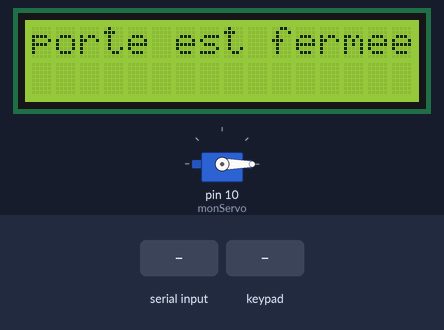
The sketch below on a simulated Arduino Uno, built with avr-gcc and run on an emulated ATmega328P. Parts: 16×2 character LCD, servo. The test bench sets the inputs (shaded band). What the sketch prints to the serial monitor is not drawn.

Above: at 1.2 s.
1.3 s: "porte\n" received over Serial
At 2.3 s:
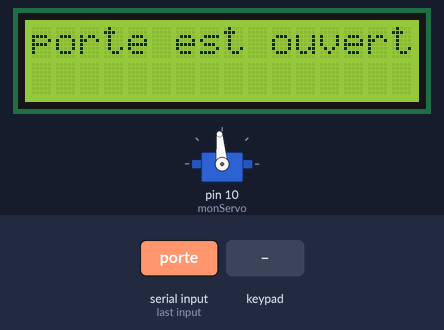
4.3 s: "aucune_participation\n" received over Serial
At 5.1 s:
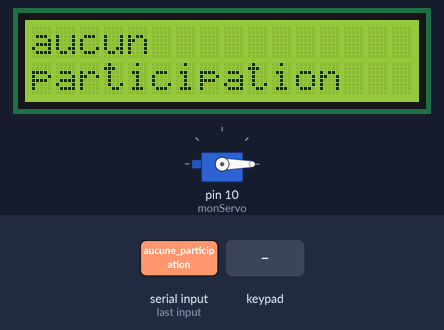
6.8 s: keypad keys 2 3 4 5 pressed 0.4 s apart
At 9.0 s:
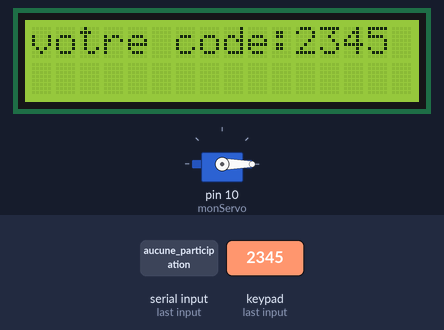
9.9 s: keypad keys 2 3 4 5 # pressed 0.4 s apart
At 12.0 s:
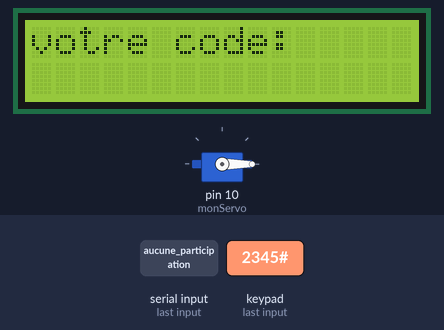
Timing chart, 0 to 13.5 s (numbered marks = the images above; inputs shaded):
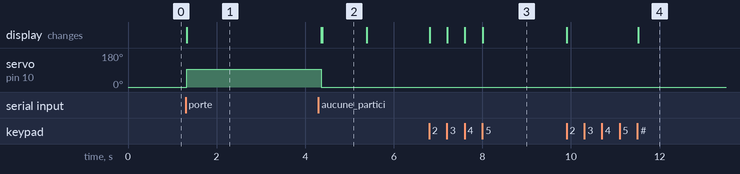

The sketch:

LcdServoKeypad.ino
```cpp
#include <Keypad.h>
#include <Wire.h>
#include <LiquidCrystal_I2C.h>
#include <Servo.h>


Servo monServo;

LiquidCrystal_I2C lcd(0x27, 16, 2);
const byte ROWS = 4; // Nombre de lignes
const byte COLS = 4; // Nombre de colonnes

// Définir les touches du clavier
char keys[ROWS][COLS] = {
    {'1', '2', '3', 'A'},
    {'4', '5', '6', 'B'},
    {'7', '8', '9', 'C'},
    {'*', '0', '#', 'D'}
};

// Définir les broches des lignes et des colonnes
byte rowPins[ROWS] = {2, 3, 4, 5}; // Connecté aux broches numériques 2-5
byte colPins[COLS] = {6, 7, 8, 9}; // Connecté aux broches numériques 6-9

// Initialiser le clavier
Keypad keypad = Keypad(makeKeymap(keys), rowPins, colPins, ROWS, COLS);

// Variable pour stocker l'entrée
char inputNumber[9]; // Longueur de 9 pour les 8 chiffres + 1 pour le caractère nul
int inputIndex = 0; // Indice actuel pour l'insertion des caractères
bool isProcessing = false; // Drapeau pour indiquer si le traitement est en cours

void setup() {
    // Initialiser le moniteur série à 9600 bauds
    Serial.begin(9600);
    lcd.init();

    // Activez le rétroéclairage de l'écran LCD
    lcd.backlight();

    // Placez le curseur au début de la première ligne
    lcd.setCursor(0, 0);

    // Affichez un message sur la première ligne de l'écran LCD
    lcd.print("porte est fermee");

    // Placez le curseur au début de la deuxième ligne
    lcd.setCursor(0, 1);
    monServo.attach(10);
    monServo.write(0);

}

void loop() {


     if (Serial.available() > 0) {
        String command = Serial.readStringUntil('\n');
        if(command.indexOf("porte") != -1){
            clearLCD();
             lcd.setCursor(0, 0);
            lcd.print("porte est ouverte");
            monServo.write(95);
            delay(3000);
            monServo.write(0);
            clearLCD();
             lcd.setCursor(0, 0);
            lcd.print("porte est fermee");
            clearLCD();
             lcd.setCursor(0, 0);
            lcd.print("votre code:");
        }
        int separatorIndex = command.indexOf(';');

        if (separatorIndex != -1) {
            // Extraire le nom du participant
            String nomParticipant = command.substring(0, separatorIndex);
            // Extraire le nom de l'événement
            String nomEvenement = command.substring(separatorIndex + 1);
            clearLCD();
            lcd.setCursor(0, 0);
            lcd.print("nom: "+nomParticipant);
            lcd.setCursor(0, 1);
            lcd.print("event: "+nomEvenement);
            delay(1000);
        }
        if (command.equals("aucune_participation")) {
            clearLCD();
            lcd.setCursor(0, 0);
            lcd.print("aucun");
            lcd.setCursor(0, 1);
            lcd.print("participation");
            delay(1000);
             clearLCD();
             lcd.setCursor(0, 0);

          // Affichez un message sur la première ligne de l'écran LCD
          lcd.print("votre code:");
        }
    }

    char key = keypad.getKey();
    if (key != NO_KEY && !isProcessing) {
        // Gérer la touche '#' pour réinitialiser l'entrée
        if (key == '#') {
            // Effacer l'afficheur LCD et afficher "votre code"
            clearLCD();
            lcd.print("votre code:");
            inputIndex = 0; // Réinitialiser l'index d'entrée
            lcd.setCursor(0, 1);
        } else {
            // Ajouter le caractère saisi à l'entrée si c'est un chiffre
            if (isdigit(key)) { // Vérifier si le nombre de chiffres est inférieur à 8
                // Ajouter le chiffre à l'entrée
                inputNumber[inputIndex] = key;
                inputIndex++;

                // Afficher le caractère saisi sur l'écran LCD
                lcd.print(key);

                if (inputIndex == 8) {
                    processInput();
                }
            }
        }
    }
}

void clearLCD() {
    lcd.clear();
}

void processInput() {
    isProcessing = true;
    for (int i = 0; i < 8; i++) {
        Serial.print(inputNumber[i]);
    }
    Serial.println("");
    isProcessing = false;

    // Réinitialiser les variables pour la prochaine saisie
    inputIndex = 0;
}
```

Measured:
- after the input at 1.3 s, servo on pin 10 (monServo): 0° → 95° at once; the display: changes at once (image 1)
- after the input at 4.3 s, the display: first differs from a run without the input after 0.08 s (image 2)
- after the input at 6.8 s, the display: first changes at once (image 3 shows a later state)
- after the input at 9.9 s, the display: first changes at once (image 4 shows a later state)
- what the display in image 2 shows lasts 1.0 s, from 4.4 s to 5.4 s
